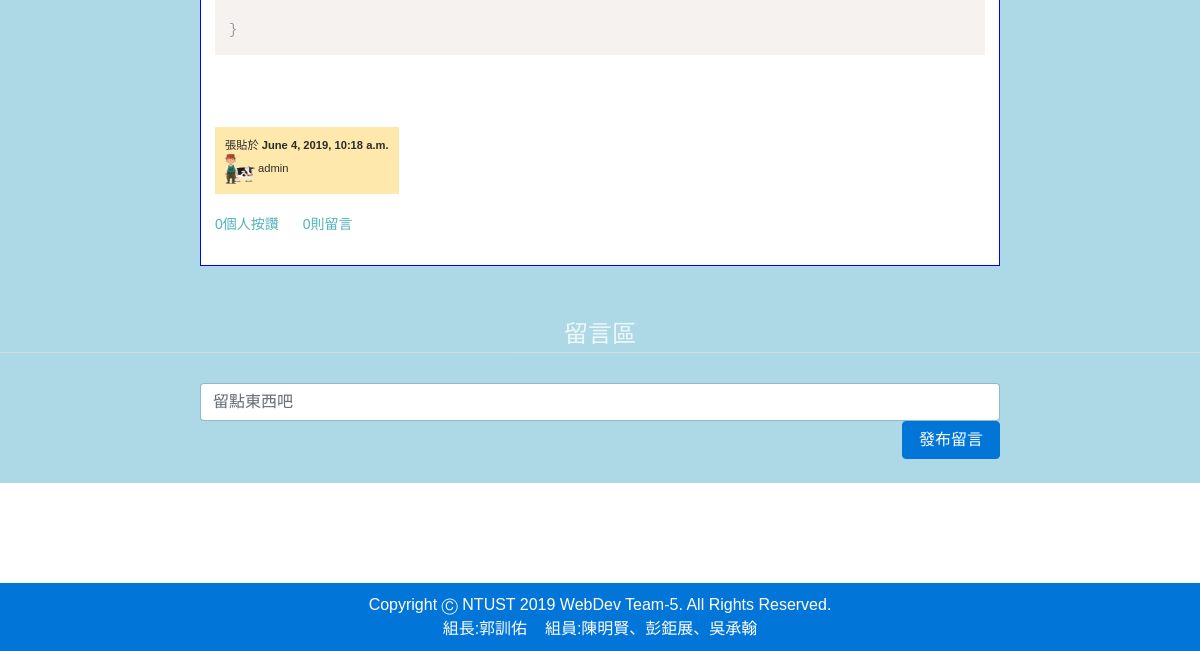
Before: /forum/detail/3/ (lower part) with the older database file.
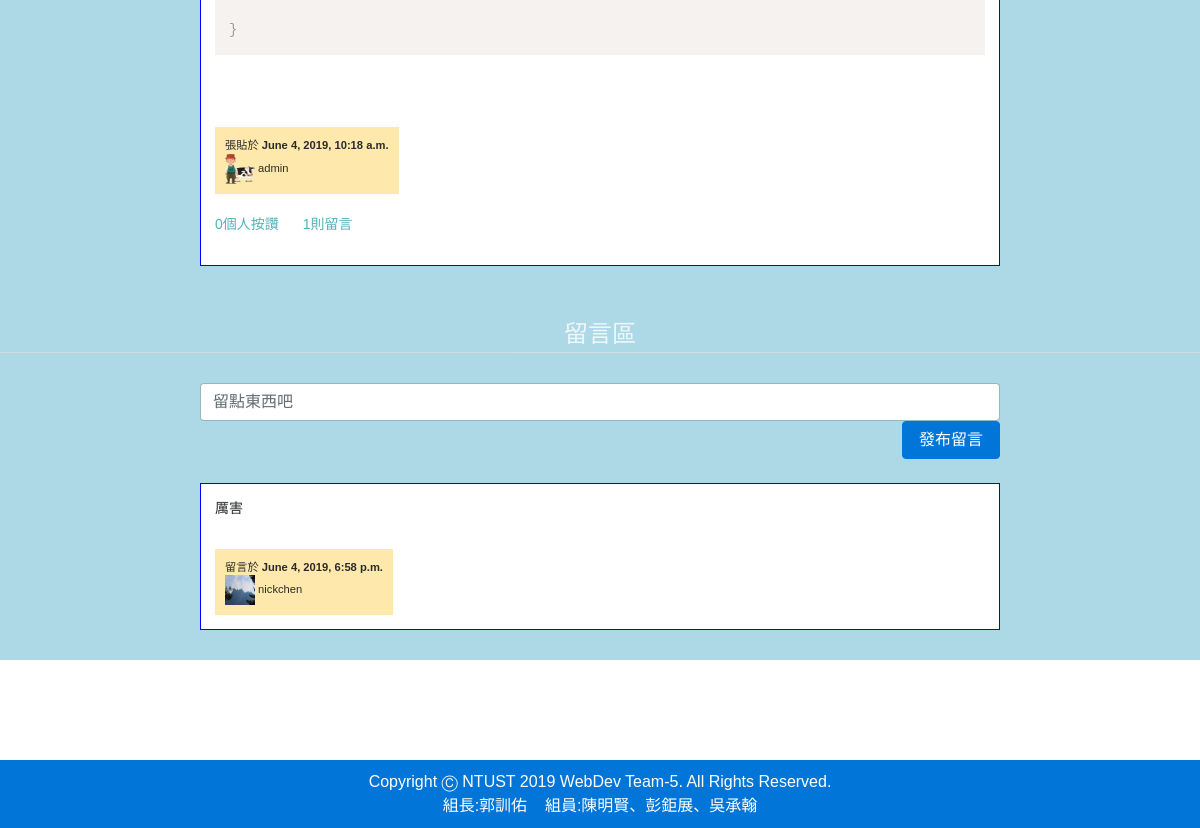
After: the same page with the newer database file.
### forum/models.py (models this page shows, shortened)
class Comment(models.Model):
    post = models.ForeignKey(Post,on_delete=models.CASCADE)
    body = models.TextField()
    commentTime = models.DateTimeField(default = datetime.now)
    postUser = models.ForeignKey(User,on_delete=models.CASCADE, default=None, blank=True)

### users/models.py (models this page shows, shortened)
class UserProfile(models.Model):
    user = models.OneToOneField(User, on_delete=models.CASCADE)
    avatar = models.ImageField(upload_to='avatar/')
    level = models.IntegerField(default=0)
    aboutme = RichTextField(default='')

### forum/views.py (the view)
# urls.py: url(r'^detail/(?P<id>\d+)/$', views.detail, name='detail'),
def detail(request, id):
    post = Post.objects.get(id=id)
    thumb = Thumb.objects.filter(post=post)
    comment = Comment.objects.filter(post=post)
    userThumb = None
    if request.user.is_authenticated:
        user = request.user
        userThumb = Thumb.objects.filter(post=post).filter(thumbUser=user)
        if request.method == 'POST':
            form = forms.CommentForm(request.POST)
            if form.is_valid():
                body = form.cleaned_data.get('commentBody')
                comment = Comment(post=post, body=body, postUser=user)
                comment.save()
                return redirect(f'/forum/detail/{id}#footer')
        else:
            form = forms.CommentForm()
    else:
        form = forms.CommentForm()
    context = {
        'post': post,
        'thumb':thumb,
        'comments':comment,
        'commentForm':form,
        'userThumb':userThumb
    }
    return render(request, 'forum/detail.html', context)

### forum/forms.py
class CommentForm(forms.Form):
    commentBody = forms.CharField()

### forum/templates/forum/detail.html (shortened to what this page needs)
{% extends 'main/layout.html' %}
{% block content %}
{% load widget_tweaks %}
		<div class="col-md-12 justify-content-center" style="background-color: lightblue; padding-top: 40px;">
			<div class="post-row row justify-content-center">
				<div class="forum-post col-md-8">
					<p class="forum-post-body">
						{{post.body|safe}}
					</p>
					<div class="forum-post-info">
						<div>
							<div class="post-info">
								<span>張貼於</span>
								<span class="post-time">{{post.postTime}}</span><br>
								<img src="{{post.postUser.userprofile.avatar.url}}" alt="頭像" width="30" height="30">
								<span class="post-user">{{post.postUser.username}}</span>
							</div>
						</div>
						<div class="post-info-2">
							{% if request.user.is_authenticated %}
								{% load static %}
							{% endif %}
							<p class="info-thumbcount"><span>{{thumb.count}}</span>個人按讚</p>
							<p class="info-comment"><span>{{comments.count}}</span>則留言</p>
						</div>
					</div>
				</div>
			</div>
			<div class="comment-line row justify-content-center">
				留言區
			</div>
			<div class="forum-comment-insert row justify-content-center" style="padding: 0;">
				<div class="forum-comment-div col-md-8" style="padding: 0;">
					<form action="" method="POST">
						{% load widget_tweaks %}
						{% render_field commentForm.commentBody placeholder="留點東西吧" class="form-control" %}
						<div style="text-align: right;">
							<input type="submit" class="btn btn-primary" value="發布留言" style="cursor: pointer;"/>
						</div>
					</form>
				</div>
			</div>
			<br>
			{% for comment in comments %}
			<div class="forum-comment row justify-content-center">
				<div class="forum-post col-md-8">
					<p class="forum-post-body">
						{{comment.body}}
					</p>
					<div class="forum-post-info">
						<div>
							<div class="post-info">
								<span>留言於</span>
								<span class="post-time">{{comment.commentTime}}</span><br>
								<img src="{{comment.postUser.userprofile.avatar.url}}" alt="頭像" width="30" height="30">
								<span class="post-user">{{comment.postUser}}</span>
							</div>
						</div>
					</div>
				</div>
			</div>
	{% endfor %}
</div>
{% endblock content %}

Changed rows visible on the page:
added Comment: body "厲害", commentTime "June 4, 2019, 6:58 p.m.", postUser.userprofile.avatar (picture), postUser "nickchen"
Other visible differences:
{{ comments.count }}: "0" → "1"
